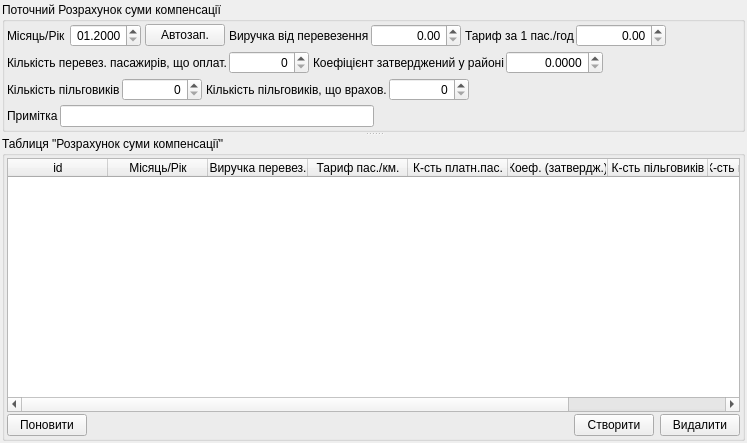
<?xml version="1.0" encoding="UTF-8"?>
<ui version="4.0">
 <class>UForm_AParkRozrahSumyKompensPoPilgah</class>
 <widget class="QWidget" name="UForm_AParkRozrahSumyKompensPoPilgah">
  <property name="geometry">
   <rect>
    <x>0</x>
    <y>0</y>
    <width>747</width>
    <height>443</height>
   </rect>
  </property>
  <property name="windowTitle">
   <string>Шляхові листи</string>
  </property>
  <layout class="QVBoxLayout" name="verticalLayout_3">
   <property name="spacing">
    <number>2</number>
   </property>
   <property name="margin">
    <number>2</number>
   </property>
   <item>
    <widget class="QSplitter" name="splitter">
     <property name="orientation">
      <enum>Qt::Vertical</enum>
     </property>
     <widget class="QGroupBox" name="groupBox_curRecord">
      <property name="sizePolicy">
       <sizepolicy hsizetype="Preferred" vsizetype="Preferred">
        <horstretch>0</horstretch>
        <verstretch>0</verstretch>
       </sizepolicy>
      </property>
      <property name="title">
       <string>Поточний Розрахунок суми компенсації</string>
      </property>
      <layout class="QVBoxLayout" name="verticalLayout_2">
       <property name="spacing">
        <number>4</number>
       </property>
       <property name="margin">
        <number>2</number>
       </property>
       <item>
        <layout class="QHBoxLayout" name="horizontalLayout_8">
         <item>
          <layout class="QHBoxLayout" name="horizontalLayout_2">
           <item>
            <widget class="QLabel" name="label_date">
             <property name="text">
              <string>Місяць/Рік</string>
             </property>
            </widget>
           </item>
           <item>
            <widget class="QDateEdit" name="dateEdit_date">
             <property name="alignment">
              <set>Qt::AlignRight|Qt::AlignTrailing|Qt::AlignVCenter</set>
             </property>
             <property name="displayFormat">
              <string>MM.yyyy</string>
             </property>
            </widget>
           </item>
          </layout>
         </item>
         <item>
          <widget class="QPushButton" name="pushButton_avtozapovn">
           <property name="text">
            <string>Автозап.</string>
           </property>
          </widget>
         </item>
         <item>
          <layout class="QHBoxLayout" name="horizontalLayout_4">
           <property name="spacing">
            <number>2</number>
           </property>
           <item>
            <widget class="QLabel" name="label_vyruchka">
             <property name="text">
              <string>Виручка від перевезення</string>
             </property>
            </widget>
           </item>
           <item>
            <widget class="QDoubleSpinBox" name="doubleSpinBox_vyruchka">
             <property name="minimumSize">
              <size>
               <width>90</width>
               <height>0</height>
              </size>
             </property>
             <property name="alignment">
              <set>Qt::AlignRight|Qt::AlignTrailing|Qt::AlignVCenter</set>
             </property>
             <property name="maximum">
              <double>1000000.000000000000000</double>
             </property>
            </widget>
           </item>
          </layout>
         </item>
         <item>
          <layout class="QHBoxLayout" name="horizontalLayout_3">
           <property name="spacing">
            <number>2</number>
           </property>
           <item>
            <widget class="QLabel" name="label_taryf">
             <property name="text">
              <string>Тариф за 1 пас./год</string>
             </property>
            </widget>
           </item>
           <item>
            <widget class="QDoubleSpinBox" name="doubleSpinBox_taryf">
             <property name="minimumSize">
              <size>
               <width>90</width>
               <height>0</height>
              </size>
             </property>
             <property name="alignment">
              <set>Qt::AlignRight|Qt::AlignTrailing|Qt::AlignVCenter</set>
             </property>
             <property name="maximum">
              <double>1000000.000000000000000</double>
             </property>
            </widget>
           </item>
          </layout>
         </item>
         <item>
          <spacer name="horizontalSpacer_2">
           <property name="orientation">
            <enum>Qt::Horizontal</enum>
           </property>
           <property name="sizeHint" stdset="0">
            <size>
             <width>40</width>
             <height>20</height>
            </size>
           </property>
          </spacer>
         </item>
        </layout>
       </item>
       <item>
        <layout class="QHBoxLayout" name="horizontalLayout_9">
         <item>
          <layout class="QHBoxLayout" name="horizontalLayout_5">
           <property name="spacing">
            <number>2</number>
           </property>
           <item>
            <widget class="QLabel" name="label_kilkPerevezPlatnPasaj">
             <property name="text">
              <string>Кількість перевез. пасажирів, що оплат.</string>
             </property>
            </widget>
           </item>
           <item>
            <widget class="QSpinBox" name="spinBox_kilkPerevezPlatnPasaj">
             <property name="minimumSize">
              <size>
               <width>80</width>
               <height>0</height>
              </size>
             </property>
             <property name="alignment">
              <set>Qt::AlignRight|Qt::AlignTrailing|Qt::AlignVCenter</set>
             </property>
             <property name="maximum">
              <number>100000</number>
             </property>
            </widget>
           </item>
          </layout>
         </item>
         <item>
          <layout class="QHBoxLayout" name="horizontalLayout_11">
           <property name="spacing">
            <number>2</number>
           </property>
           <item>
            <widget class="QLabel" name="label_koef">
             <property name="text">
              <string>Коефіцієнт затверджений у районі</string>
             </property>
            </widget>
           </item>
           <item>
            <widget class="QDoubleSpinBox" name="doubleSpinBox_koef">
             <property name="minimumSize">
              <size>
               <width>90</width>
               <height>0</height>
              </size>
             </property>
             <property name="alignment">
              <set>Qt::AlignRight|Qt::AlignTrailing|Qt::AlignVCenter</set>
             </property>
             <property name="decimals">
              <number>4</number>
             </property>
             <property name="maximum">
              <double>1000000.000000000000000</double>
             </property>
            </widget>
           </item>
          </layout>
         </item>
         <item>
          <spacer name="horizontalSpacer_4">
           <property name="orientation">
            <enum>Qt::Horizontal</enum>
           </property>
           <property name="sizeHint" stdset="0">
            <size>
             <width>40</width>
             <height>20</height>
            </size>
           </property>
          </spacer>
         </item>
        </layout>
       </item>
       <item>
        <layout class="QHBoxLayout" name="horizontalLayout_10">
         <item>
          <layout class="QHBoxLayout" name="horizontalLayout_6">
           <property name="spacing">
            <number>2</number>
           </property>
           <item>
            <widget class="QLabel" name="label_kilkPilgovykiv">
             <property name="text">
              <string>Кількість пільговиків</string>
             </property>
            </widget>
           </item>
           <item>
            <widget class="QSpinBox" name="spinBox_kilkPilgovykiv">
             <property name="minimumSize">
              <size>
               <width>80</width>
               <height>0</height>
              </size>
             </property>
             <property name="alignment">
              <set>Qt::AlignRight|Qt::AlignTrailing|Qt::AlignVCenter</set>
             </property>
             <property name="maximum">
              <number>100000</number>
             </property>
            </widget>
           </item>
          </layout>
         </item>
         <item>
          <layout class="QHBoxLayout" name="horizontalLayout_7">
           <property name="spacing">
            <number>2</number>
           </property>
           <item>
            <widget class="QLabel" name="label_kilkVrahPilgovykiv">
             <property name="text">
              <string>Кількість пільговиків, що врахов.</string>
             </property>
            </widget>
           </item>
           <item>
            <widget class="QSpinBox" name="spinBox_kilkVrahPilgovykiv">
             <property name="minimumSize">
              <size>
               <width>80</width>
               <height>0</height>
              </size>
             </property>
             <property name="alignment">
              <set>Qt::AlignRight|Qt::AlignTrailing|Qt::AlignVCenter</set>
             </property>
             <property name="maximum">
              <number>100000</number>
             </property>
            </widget>
           </item>
          </layout>
         </item>
         <item>
          <spacer name="horizontalSpacer_3">
           <property name="orientation">
            <enum>Qt::Horizontal</enum>
           </property>
           <property name="sizeHint" stdset="0">
            <size>
             <width>40</width>
             <height>20</height>
            </size>
           </property>
          </spacer>
         </item>
        </layout>
       </item>
       <item>
        <layout class="QHBoxLayout" name="horizontalLayout_12">
         <item>
          <layout class="QHBoxLayout" name="horizontalLayout_13">
           <property name="spacing">
            <number>2</number>
           </property>
           <item>
            <widget class="QLabel" name="label_prymitka">
             <property name="text">
              <string>Примітка</string>
             </property>
            </widget>
           </item>
           <item>
            <widget class="QLineEdit" name="lineEdit_prymitka">
             <property name="minimumSize">
              <size>
               <width>300</width>
               <height>0</height>
              </size>
             </property>
            </widget>
           </item>
          </layout>
         </item>
         <item>
          <spacer name="horizontalSpacer_5">
           <property name="orientation">
            <enum>Qt::Horizontal</enum>
           </property>
           <property name="sizeHint" stdset="0">
            <size>
             <width>40</width>
             <height>20</height>
            </size>
           </property>
          </spacer>
         </item>
        </layout>
       </item>
      </layout>
     </widget>
     <widget class="QGroupBox" name="groupBox_UForm_AParkRozrahSumyKompensPoPilgah">
      <property name="sizePolicy">
       <sizepolicy hsizetype="Preferred" vsizetype="Expanding">
        <horstretch>0</horstretch>
        <verstretch>2</verstretch>
       </sizepolicy>
      </property>
      <property name="title">
       <string>Таблиця &quot;Розрахунок суми компенсації&quot;</string>
      </property>
      <layout class="QVBoxLayout" name="verticalLayout">
       <property name="spacing">
        <number>2</number>
       </property>
       <property name="margin">
        <number>2</number>
       </property>
       <item>
        <widget class="QTableWidget" name="tableWidget_RozrahSumyKompens">
         <property name="editTriggers">
          <set>QAbstractItemView::AnyKeyPressed|QAbstractItemView::DoubleClicked|QAbstractItemView::EditKeyPressed|QAbstractItemView::SelectedClicked</set>
         </property>
         <property name="alternatingRowColors">
          <bool>true</bool>
         </property>
         <property name="selectionMode">
          <enum>QAbstractItemView::SingleSelection</enum>
         </property>
         <property name="selectionBehavior">
          <enum>QAbstractItemView::SelectRows</enum>
         </property>
         <column>
          <property name="text">
           <string>id</string>
          </property>
         </column>
         <column>
          <property name="text">
           <string>Місяць/Рік</string>
          </property>
         </column>
         <column>
          <property name="text">
           <string>Виручка перевез.</string>
          </property>
         </column>
         <column>
          <property name="text">
           <string>Тариф пас./км.</string>
          </property>
         </column>
         <column>
          <property name="text">
           <string>К-сть платн.пас.</string>
          </property>
         </column>
         <column>
          <property name="text">
           <string>Коеф. (затвердж.)</string>
          </property>
         </column>
         <column>
          <property name="text">
           <string>К-сть пільговиків</string>
          </property>
         </column>
         <column>
          <property name="text">
           <string>К-сть пільгов.врах.</string>
          </property>
         </column>
         <column>
          <property name="text">
           <string>Примітка</string>
          </property>
         </column>
        </widget>
       </item>
       <item>
        <layout class="QHBoxLayout" name="horizontalLayout">
         <property name="spacing">
          <number>6</number>
         </property>
         <item>
          <widget class="QPushButton" name="pushButton_reload">
           <property name="text">
            <string>Поновити</string>
           </property>
           <property name="icon">
            <iconset resource="../images/UAutoParkImg.qrc">
             <normaloff>:/icontexto_webdev_pack/icontexto_webdev_pack/icontexto-webdev-reload-032x032.png</normaloff>:/icontexto_webdev_pack/icontexto_webdev_pack/icontexto-webdev-reload-032x032.png</iconset>
           </property>
          </widget>
         </item>
         <item>
          <spacer name="horizontalSpacer">
           <property name="orientation">
            <enum>Qt::Horizontal</enum>
           </property>
           <property name="sizeHint" stdset="0">
            <size>
             <width>40</width>
             <height>20</height>
            </size>
           </property>
          </spacer>
         </item>
         <item>
          <widget class="QPushButton" name="pushButton_create">
           <property name="text">
            <string>Створити</string>
           </property>
           <property name="icon">
            <iconset resource="../images/UAutoParkImg.qrc">
             <normaloff>:/icontexto_webdev_pack/icontexto_webdev_pack/icontexto-webdev-add-032x032.png</normaloff>:/icontexto_webdev_pack/icontexto_webdev_pack/icontexto-webdev-add-032x032.png</iconset>
           </property>
          </widget>
         </item>
         <item>
          <widget class="QPushButton" name="pushButton_delete">
           <property name="text">
            <string>Видалити</string>
           </property>
           <property name="icon">
            <iconset resource="../images/UAutoParkImg.qrc">
             <normaloff>:/icontexto_webdev_pack/icontexto_webdev_pack/icontexto-webdev-remove-032x032.png</normaloff>:/icontexto_webdev_pack/icontexto_webdev_pack/icontexto-webdev-remove-032x032.png</iconset>
           </property>
          </widget>
         </item>
        </layout>
       </item>
      </layout>
     </widget>
    </widget>
   </item>
  </layout>
  <action name="action_printSumaKompensPoPilgah">
   <property name="icon">
    <iconset resource="../images/UAutoParkImg.qrc">
     <normaloff>:/function_icon_set/function_icon_set/designfloat_48.png</normaloff>:/function_icon_set/function_icon_set/designfloat_48.png</iconset>
   </property>
   <property name="text">
    <string>Розрахунок суми компенсації</string>
   </property>
   <property name="toolTip">
    <string>Друк розрахунку суми компенсації за пільговий проїзд</string>
   </property>
  </action>
 </widget>
 <tabstops>
  <tabstop>dateEdit_date</tabstop>
  <tabstop>pushButton_avtozapovn</tabstop>
  <tabstop>doubleSpinBox_vyruchka</tabstop>
  <tabstop>doubleSpinBox_taryf</tabstop>
  <tabstop>spinBox_kilkPerevezPlatnPasaj</tabstop>
  <tabstop>doubleSpinBox_koef</tabstop>
  <tabstop>spinBox_kilkPilgovykiv</tabstop>
  <tabstop>spinBox_kilkVrahPilgovykiv</tabstop>
  <tabstop>lineEdit_prymitka</tabstop>
  <tabstop>tableWidget_RozrahSumyKompens</tabstop>
  <tabstop>pushButton_reload</tabstop>
  <tabstop>pushButton_create</tabstop>
  <tabstop>pushButton_delete</tabstop>
 </tabstops>
 <resources>
  <include location="../images/UAutoParkImg.qrc"/>
 </resources>
 <connections/>
</ui>
